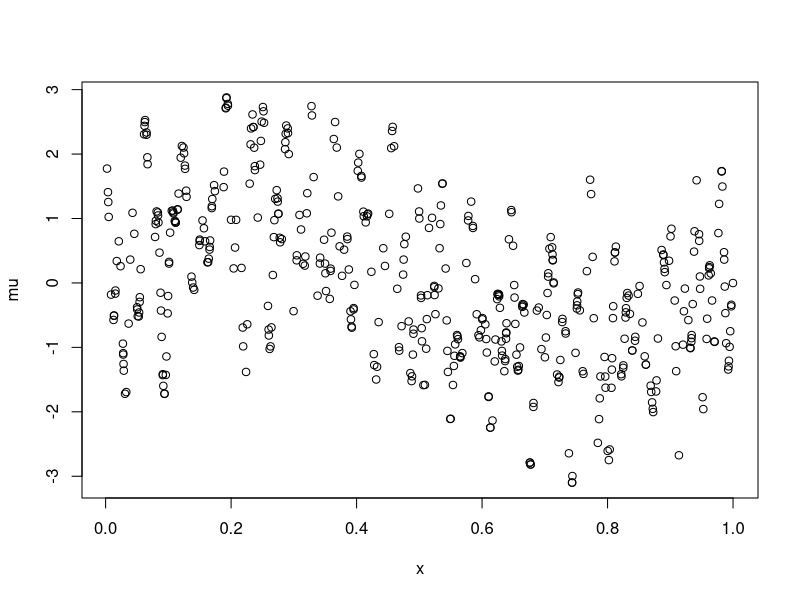

Reproduce this figure in R. (Note: this script raises an error after producing the figure.)
##########################
# AUTHOR: DARLIN SOTO    #
# DATE: OCTOBER 15, 2021 #
# EMAIL: dmsoto1@uc.cl   #
##########################

#This code reproduces Figure 2 in the paper Periodic Variable Stars Modulated by Time-Varying Parameters.

library(splines)

n <- 500
x <- sort(round(runif(n,0,1),5))

##############################################################################################################
##############################################################################################################
#SIMULATION 1: sinosoidal trend and amplitudes

aux1=2; aux2=9; aux3=6; aux4=4; aux5=7; w1=40*pi; w2=100*pi; lam_selec=c(50,1,2,10,1)
K=2
sigma2=2

mm=sin(aux1*pi*x)
g11=cos(aux2*pi*x)
g21=sin(aux3*pi*x)
g12=cos(aux4*pi*x)
g22=sin(aux5*pi*x)
C1=diag(cos(w1*x))
S1=diag(sin(w1*x))
C2=diag(cos(w2*x))
S2=diag(sin(w2*x))

mu=mm+C1%*%g11+S1%*%g21+C2%*%g12+S2%*%g22
plot(x,mu)

w_hat=c(w1,w2)
pordd=2
num_knots=30

set.seed(123)

coef_hat=matrix(0,ncol=SIM,nrow=((2*K+1)*(num_knots+3)))
y_hat=mu_hat=matrix(0,ncol=SIM,nrow=n)
sd_y_hat=matrix(0,ncol=SIM,nrow=n)
m_hat=sd_m_hat=matrix(0,ncol=SIM,nrow=n)
g11_hat=g21_hat=g12_hat=g22_hat=matrix(0,ncol=SIM,nrow=n)
sd_g11_hat=sd_g21_hat=sd_g12_hat=sd_g22_hat=matrix(0,ncol=SIM,nrow=n)
resid=matrix(0,ncol=SIM,nrow=n)
sigma2_hat=sigma2_hat2=rep(0,SIM)

SIM=200

for(m in 1:SIM){
  print(c(m,SIM))
  z1=rnorm(n,mean=0,sd=sqrt(sigma2))
  Y_t=mu+z1
  fit=psfit(x=x,xl=min(x)-0.0000001,xr=max(x)+0.0000001,y=Y_t,w1=w_hat,K=2,pord=pordd,
             ndx=num_knots,bdeg=3,lam=lam_selec)

  coef_hat[,m]=fit$theta
  y_hat[,m]=fit$f.hat
  mu_hat[,m]=fit$f.hat
  m_hat[,m]=fit$hat_m_g[,1]
  g11_hat[,m]=fit$hat_m_g[,2]
  g21_hat[,m]=fit$hat_m_g[,3]
  g12_hat[,m]=fit$hat_m_g[,4]
  g22_hat[,m]=fit$hat_m_g[,5]
  
  sigma2_hat[m]=fit$sigma2hat
  sigma2_hat2[m]=fit$sigma2hat2
  
  sd_y_hat[,m]=fit$sd_y
  sd_m_hat[,m]=fit$sd_m_g[,1]
  sd_g11_hat[,m]=fit$sd_m_g[,2]
  sd_g21_hat[,m]=fit$sd_m_g[,3]
  sd_g12_hat[,m]=fit$sd_m_g[,4]
  sd_g22_hat[,m]=fit$sd_m_g[,5]
}

#Response variable
y_hat_CI=apply(y_hat,1, quantile, probs=c(0.025,0.975))
y_hat_mean=apply(y_hat,1, mean)
sd_y_hat_mean=apply(sd_y_hat,1,mean)

mu_hat_CI=apply(mu_hat,1, quantile, probs=c(0.025,0.975))
mu_hat_mean=apply(mu_hat,1, mean)
sd_mu_hat_mean=sd_y_hat_mean

#trend and amplitudes
m_hat_CI=apply(m_hat,1, quantile, probs=c(0.025,0.975))
m_hat_mean=apply(m_hat,1, mean)
sd_m_hat_mean=apply(sd_m_hat,1,mean)
g11_hat_CI=apply(g11_hat,1, quantile, probs=c(0.025,0.975))
g11_hat_mean=apply(g11_hat,1, mean)
sd_g11_hat_mean=apply(sd_g11_hat,1, mean)
g21_hat_CI=apply(g21_hat,1, quantile, probs=c(0.025,0.975))
g21_hat_mean=apply(g21_hat,1, mean)
sd_g21_hat_mean=apply(sd_g21_hat,1, mean)
g12_hat_CI=apply(g12_hat,1, quantile, probs=c(0.025,0.975))
g12_hat_mean=apply(g12_hat,1, mean)
sd_g12_hat_mean=apply(sd_g12_hat,1, mean)
g22_hat_CI=apply(g22_hat,1, quantile, probs=c(0.025,0.975))
g22_hat_mean=apply(g22_hat,1, mean)
sd_g22_hat_mean=apply(sd_g22_hat,1, mean)

#Labels Y
Y_AR0_K2_SIN=Y_t
mu_AR0_K2_SIN_true=mu
mu_AR0_K2_SIN_esti=mu_hat_mean
mu_AR0_K2_SIN_sd=sd_mu_hat_mean
mu_AR0_K2_SIN_CI_Inf_1=mu_hat_CI[1,]
mu_AR0_K2_SIN_CI_Sup_1=mu_hat_CI[2,]

#Labels trend and amplitudes
m_AR0_K2_SIN_true=mm
m_AR0_K2_SIN_esti=m_hat_mean
m_AR0_K2_SIN_sd=sd_m_hat_mean
m_AR0_K2_SIN_CI_Inf_1=m_hat_CI[1,]
m_AR0_K2_SIN_CI_Sup_1=m_hat_CI[2,]

g11_AR0_K2_SIN_true=g11
g11_AR0_K2_SIN_esti=g11_hat_mean
g11_AR0_K2_SIN_sd=sd_g11_hat_mean
g11_AR0_K2_SIN_CI_Inf_1=g11_hat_CI[1,]
g11_AR0_K2_SIN_CI_Sup_1=g11_hat_CI[2,]

g21_AR0_K2_SIN_true=g21
g21_AR0_K2_SIN_esti=g21_hat_mean
g21_AR0_K2_SIN_sd=sd_g21_hat_mean
g21_AR0_K2_SIN_CI_Inf_1=g21_hat_CI[1,]
g21_AR0_K2_SIN_CI_Sup_1=g21_hat_CI[2,]

g12_AR0_K2_SIN_true=g12
g12_AR0_K2_SIN_esti=g12_hat_mean
g12_AR0_K2_SIN_sd=sd_g12_hat_mean
g12_AR0_K2_SIN_CI_Inf_1=g12_hat_CI[1,]
g12_AR0_K2_SIN_CI_Sup_1=g12_hat_CI[2,]

g22_AR0_K2_SIN_true=g22
g22_AR0_K2_SIN_esti=g22_hat_mean
g22_AR0_K2_SIN_sd=sd_g22_hat_mean
g22_AR0_K2_SIN_CI_Inf_1=g22_hat_CI[1,]
g22_AR0_K2_SIN_CI_Sup_1=g22_hat_CI[2,]


##############################################################################################################
##############################################################################################################
#SIMULATION 2: polynomial trend and amplitudes

w1=30*pi
w2=40*pi
lam_selec=rep(3,5)

K=2
sigma2=2

mm=0.2*x-5*x^2+5.5*x^3
g11=4*x^3-5*x^2
g12=-x+x^2+1.3*x^3
g21=-0.5-0.5*x+2.5*x^2-0.5*x^3
g22=0.5+2*x^2-3*x^3
C1=diag(cos(w1*x))
S1=diag(sin(w1*x))
C2=diag(cos(w2*x))
S2=diag(sin(w2*x))

mu=mm+C1%*%g11+S1%*%g21+C2%*%g12+S2%*%g22
plot(x,mu)

w_hat=c(w1,w2)
pordd=4
num_knots=3


set.seed(123)

coef_hat=matrix(0,ncol=SIM,nrow=((2*K+1)*(num_knots+3)))
y_hat=mu_hat=matrix(0,ncol=SIM,nrow=n)
sd_y_hat=matrix(0,ncol=SIM,nrow=n)
m_hat=sd_m_hat=matrix(0,ncol=SIM,nrow=n)
g11_hat=g21_hat=g12_hat=g22_hat=matrix(0,ncol=SIM,nrow=n)
sd_g11_hat=sd_g21_hat=sd_g12_hat=sd_g22_hat=matrix(0,ncol=SIM,nrow=n)
resid=matrix(0,ncol=SIM,nrow=n)
sigma2_hat=sigma2_hat2=rep(0,SIM)

SIM=200

for(m in 1:SIM){
  print(c(m,SIM))
  z1=rnorm(n,mean=0,sd=sqrt(sigma2))
  Y_t=mu+z1
  fit=psfit(x=x,xl=min(x)-0.0000001,xr=max(x)+0.0000001,y=Y_t,w1=w_hat,K=2,pord=pordd,
             ndx=num_knots,bdeg=3,lam=lam_selec)
  
  coef_hat[,m]=fit$theta
  y_hat[,m]=fit$f.hat
  mu_hat[,m]=fit$f.hat
  m_hat[,m]=fit$hat_m_g[,1]
  g11_hat[,m]=fit$hat_m_g[,2]
  g21_hat[,m]=fit$hat_m_g[,3]
  g12_hat[,m]=fit$hat_m_g[,4]
  g22_hat[,m]=fit$hat_m_g[,5]
  
  sigma2_hat[m]=fit$sigma2hat
  sigma2_hat2[m]=fit$sigma2hat2
  
  sd_y_hat[,m]=fit$sd_y
  sd_m_hat[,m]=fit$sd_m_g[,1]
  sd_g11_hat[,m]=fit$sd_m_g[,2]
  sd_g21_hat[,m]=fit$sd_m_g[,3]
  sd_g12_hat[,m]=fit$sd_m_g[,4]
  sd_g22_hat[,m]=fit$sd_m_g[,5]
}

#Response variable
y_hat_CI=apply(y_hat,1, quantile, probs=c(0.025,0.975))
y_hat_mean=apply(y_hat,1, mean)
sd_y_hat_mean=apply(sd_y_hat,1,mean)

mu_hat_CI=apply(mu_hat,1, quantile, probs=c(0.025,0.975))
mu_hat_mean=apply(mu_hat,1, mean)
sd_mu_hat_mean=sd_y_hat_mean

#trend and amplitudes
m_hat_CI=apply(m_hat,1, quantile, probs=c(0.025,0.975))
m_hat_mean=apply(m_hat,1, mean)
sd_m_hat_mean=apply(sd_m_hat,1,mean)
g11_hat_CI=apply(g11_hat,1, quantile, probs=c(0.025,0.975))
g11_hat_mean=apply(g11_hat,1, mean)
sd_g11_hat_mean=apply(sd_g11_hat,1, mean)
g21_hat_CI=apply(g21_hat,1, quantile, probs=c(0.025,0.975))
g21_hat_mean=apply(g21_hat,1, mean)
sd_g21_hat_mean=apply(sd_g21_hat,1, mean)
g12_hat_CI=apply(g12_hat,1, quantile, probs=c(0.025,0.975))
g12_hat_mean=apply(g12_hat,1, mean)
sd_g12_hat_mean=apply(sd_g12_hat,1, mean)
g22_hat_CI=apply(g22_hat,1, quantile, probs=c(0.025,0.975))
g22_hat_mean=apply(g22_hat,1, mean)
sd_g22_hat_mean=apply(sd_g22_hat,1, mean)

#Labels Y
Y_AR0_K2_POL=Y_t
mu_AR0_K2_POL_true=mu
mu_AR0_K2_POL_esti=mu_hat_mean
mu_AR0_K2_POL_sd=sd_mu_hat_mean
mu_AR0_K2_POL_CI_Inf_1=mu_hat_CI[1,]
mu_AR0_K2_POL_CI_Sup_1=mu_hat_CI[2,]

#Labels trend and amplitudes
m_AR0_K2_POL_true=mm
m_AR0_K2_POL_esti=m_hat_mean
m_AR0_K2_POL_sd=sd_m_hat_mean
m_AR0_K2_POL_CI_Inf_1=m_hat_CI[1,]
m_AR0_K2_POL_CI_Sup_1=m_hat_CI[2,]

g11_AR0_K2_POL_true=g11
g11_AR0_K2_POL_esti=g11_hat_mean
g11_AR0_K2_POL_sd=sd_g11_hat_mean
g11_AR0_K2_POL_CI_Inf_1=g11_hat_CI[1,]
g11_AR0_K2_POL_CI_Sup_1=g11_hat_CI[2,]

g21_AR0_K2_POL_true=g21
g21_AR0_K2_POL_esti=g21_hat_mean
g21_AR0_K2_POL_sd=sd_g21_hat_mean
g21_AR0_K2_POL_CI_Inf_1=g21_hat_CI[1,]
g21_AR0_K2_POL_CI_Sup_1=g21_hat_CI[2,]

g12_AR0_K2_POL_true=g12
g12_AR0_K2_POL_esti=g12_hat_mean
g12_AR0_K2_POL_sd=sd_g12_hat_mean
g12_AR0_K2_POL_CI_Inf_1=g12_hat_CI[1,]
g12_AR0_K2_POL_CI_Sup_1=g12_hat_CI[2,]

g22_AR0_K2_POL_true=g22
g22_AR0_K2_POL_esti=g22_hat_mean
g22_AR0_K2_POL_sd=sd_g22_hat_mean
g22_AR0_K2_POL_CI_Inf_1=g22_hat_CI[1,]
g22_AR0_K2_POL_CI_Sup_1=g22_hat_CI[2,]



pdf("SIM_K2_SIN_POLY_WN_1.pdf",width=10,height=8)

layout(matrix(c(1,1,2,2,3,3,4,4,5:12), 4, 4, byrow = TRUE),widths=c(1,1), heights=c(1,1))

par(mar = c(2,4,2,0.3))
maxx=max(mu_AR0_K2_SIN_CI_Sup_1)
minn=min(mu_AR0_K2_SIN_CI_Inf_1)
plot(x,mu_AR0_K2_SIN_true,col=2,lwd=1,ylim=c(minn,maxx),type="l",xlab="",ylab="",xaxt="none",
     main='Model with sinusoidal trend and amplitudes',cex.main=1.7)
lines(x,mu_AR0_K2_SIN_esti,col=1,lwd=0.5,type="l")
lines(x,mu_AR0_K2_SIN_CI_Inf_1,col=1,lty=2)
lines(x,mu_AR0_K2_SIN_CI_Sup_1,col=1,lty=2)
rug(x,col='grey')
title(sub="Time", adj=0.5, line=0.5, font=2)
title(ylab=bquote(mu*' and '* bar(mu)), line=2, font=3, cex.lab=1.4)

par(mar = c(2,4,2,0.3))
plot(x,mu_AR0_K2_POL_true,col=2,lwd=1,ylim=c(minn,maxx),type="l",xlab="",ylab="",xaxt="none",yaxt="none",
     main='Model with polynomial trend and amplitudes',cex.main=1.7)
lines(x,mu_AR0_K2_POL_esti,col=1,lwd=0.5,type="l")
lines(x,mu_AR0_K2_POL_CI_Inf_1,col=1,lty=2)
lines(x,mu_AR0_K2_POL_CI_Sup_1,col=1,lty=2)
rug(x,col='grey')
title(sub="Time", adj=0.5, line=0.5, font=2)
title(ylab=bquote(mu*' and '* bar(mu)), line=0.5, font=2, cex.lab=1.4)

####
p=0

maxx=2
minn=-2
par(mar = c(3,4,1,0.3))
plot(x,m_AR0_K2_SIN_true,col=2,lwd=1,ylim=c(minn,maxx),type="l",xlab="",ylab="")
lines(x,m_AR0_K2_SIN_esti,col=1,lwd=0.5,type="l")
lines(x[(n*p):n*(1-p)],m_AR0_K2_SIN_CI_Inf_1[(n*p):n*(1-p)],col=1,lwd=1,lty=2)
lines(x[(n*p):n*(1-p)],m_AR0_K2_SIN_CI_Sup_1[(n*p):n*(1-p)],col=1,lty=2)
rug(x,col='grey')
title(sub="Time", adj=0.5, line=2, font=2)
title(ylab=bquote(m*' and '* bar(m)), line=2, font=2, cex.lab=1.4)

par(mar = c(3,4,1,0.3))
plot(x,m_AR0_K2_POL_true,col=2,lwd=1,ylim=c(minn,maxx),type="l",xlab="",ylab="",yaxt="none")
lines(x,m_AR0_K2_POL_esti,col=1,lwd=0.5,type="l")
lines(x[(n*p):n*(1-p)],m_AR0_K2_POL_CI_Inf_1[(n*p):n*(1-p)],col=1,lwd=1,lty=2)
lines(x[(n*p):n*(1-p)],m_AR0_K2_POL_CI_Sup_1[(n*p):n*(1-p)],col=1,lty=2)
rug(x,col='grey')
title(sub="Time", adj=0.5, line=2, font=2)
title(ylab=bquote(m*' and '* bar(m)), line=0.5, font=2, cex.lab=1.4)

#####

par(mar = c(3,4,1,0.3))
plot(x,g11_AR0_K2_SIN_true,col=2,lwd=1,ylim=c(minn,maxx),type="l",xlab="",ylab="",xaxt="none")
lines(x,g11_AR0_K2_SIN_esti,col=1,lwd=0.5,type="l")
lines(x[(n*p):n*(1-p)],g11_AR0_K2_SIN_CI_Inf_1[(n*p):n*(1-p)],col=1,lty=2)
lines(x[(n*p):n*(1-p)],g11_AR0_K2_SIN_CI_Sup_1[(n*p):n*(1-p)],col=1,lty=2)
rug(x,col='grey')
title(sub="Time", adj=0.5, line=0.5, font=2)
title(ylab=bquote(g[1*','*1]*' and '* bar(g)[1*','*1]), line=2, font=2, cex.lab=1.4)

par(mar = c(3,4,1,0.3))
plot(x,g21_AR0_K2_SIN_true,col=2,lwd=1,ylim=c(minn,maxx),type="l",xlab="",ylab="",xaxt="none",yaxt="none")
lines(x,g21_AR0_K2_SIN_esti,col=1,lwd=0.5,type="l")
lines(x[(n*p):n*(1-p)],g21_AR0_K2_SIN_CI_Inf_1[(n*p):n*(1-p)],col=1,lty=2)
lines(x[(n*p):n*(1-p)],g21_AR0_K2_SIN_CI_Sup_1[(n*p):n*(1-p)],col=1,lty=2)
rug(x,col='grey')
title(sub="Time", adj=0.5, line=0.5, font=2)
title(ylab=bquote(g[2*','*1]*' and '* bar(g)[2*','*1]), line=0.5, font=2, cex.lab=1.4)

#####

par(mar = c(3,4,1,0.3))
plot(x,g11_AR0_K2_POL_true,col=2,lwd=1,ylim=c(minn,maxx),type="l",xlab="",ylab="",xaxt="none",yaxt="none")
lines(x,g11_AR0_K2_POL_esti,col=1,lwd=0.5,type="l")
lines(x[(n*p):n*(1-p)],g11_AR0_K2_POL_CI_Inf_1[(n*p):n*(1-p)],col=1,lty=2)
lines(x[(n*p):n*(1-p)],g11_AR0_K2_POL_CI_Sup_1[(n*p):n*(1-p)],col=1,lty=2)
rug(x,col='grey')
title(sub="Time", adj=0.5, line=0.5, font=2)
title(ylab=bquote(g[1*','*1]*' and '* bar(g)[1*','*1]), line=0.5, font=2, cex.lab=1.4)

par(mar = c(3,4,1,0.3))
plot(x,g21_AR0_K2_POL_true,col=2,lwd=1,ylim=c(minn,maxx),type="l",xlab="",ylab="",xaxt="none",yaxt="none")
lines(x,g21_AR0_K2_POL_esti,col=1,lwd=0.5,type="l")
lines(x[(n*p):n*(1-p)],g21_AR0_K2_POL_CI_Inf_1[(n*p):n*(1-p)],col=1,lty=2)
lines(x[(n*p):n*(1-p)],g21_AR0_K2_POL_CI_Sup_1[(n*p):n*(1-p)],col=1,lty=2)
rug(x,col='grey')
title(sub="Time", adj=0.5, line=0.5, font=2)
title(ylab=bquote(g[2*','*1]*' and '* bar(g)[2*','*1]), line=0.5, font=2, cex.lab=1.4)

#####

par(mar = c(3,4,1,0.3))
plot(x,g12_AR0_K2_SIN_true,col=2,lwd=1,ylim=c(minn,maxx),type="l",xlab="",ylab="")
lines(x,g12_AR0_K2_SIN_esti,col=1,lwd=0.5,type="l")
lines(x[(n*p):n*(1-p)],g12_AR0_K2_SIN_CI_Inf_1[(n*p):n*(1-p)],col=1,lty=2)
lines(x[(n*p):n*(1-p)],g12_AR0_K2_SIN_CI_Sup_1[(n*p):n*(1-p)],col=1,lty=2)
rug(x,col='grey')
title(sub="Time", adj=0.5, line=2, font=2)
title(ylab=bquote(g[1*','*2]*' and '* bar(g)[1*','*2]), line=2, font=2, cex.lab=1.4)

par(mar = c(3,4,1,0.3))
plot(x,g22_AR0_K2_SIN_true,col=2,lwd=1,ylim=c(minn,maxx),type="l",xlab="",ylab="",yaxt="none")
lines(x,g22_AR0_K2_SIN_esti,col=1,lwd=0.5,type="l")
lines(x[(n*p):n*(1-p)],g22_AR0_K2_SIN_CI_Inf_1[(n*p):n*(1-p)],col=1,lty=2)
lines(x[(n*p):n*(1-p)],g22_AR0_K2_SIN_CI_Sup_1[(n*p):n*(1-p)],col=1,lty=2)
rug(x,col='grey')
title(sub="Time", adj=0.5, line=2, font=2)
title(ylab=bquote(g[2*','*2]*' and '* bar(g)[2*','*2]), line=0.5, font=2, cex.lab=1.4)

####

par(mar = c(3,4,1,0.3))
plot(x,g12_AR0_K2_POL_true,col=2,lwd=1,ylim=c(minn,maxx),type="l",xlab="",ylab="",yaxt="none")
lines(x,g12_AR0_K2_POL_esti,col=1,lwd=0.5,type="l")
lines(x[(n*p):n*(1-p)],g12_AR0_K2_POL_CI_Inf_1[(n*p):n*(1-p)],col=1,lty=2)
lines(x[(n*p):n*(1-p)],g12_AR0_K2_POL_CI_Sup_1[(n*p):n*(1-p)],col=1,lty=2)
rug(x,col='grey')
title(sub="Time", adj=0.5, line=2, font=2)
title(ylab=bquote(g[1*','*2]*' and '* bar(g)[1*','*2]), line=0.5, font=2, cex.lab=1.4)

par(mar = c(3,4,1,0.3))
plot(x,g22_AR0_K2_POL_true,col=2,lwd=1,ylim=c(minn,maxx),type="l",xlab="",ylab="",yaxt="none")
lines(x,g22_AR0_K2_POL_esti,col=1,lwd=0.5,type="l")
lines(x[(n*p):n*(1-p)],g22_AR0_K2_POL_CI_Inf_1[(n*p):n*(1-p)],col=1,lty=2)
lines(x[(n*p):n*(1-p)],g22_AR0_K2_POL_CI_Sup_1[(n*p):n*(1-p)],col=1,lty=2)
rug(x,col='grey')
title(sub="Time", adj=0.5, line=2, font=2)
title(ylab=bquote(g[2*','*2]*' and '* bar(g)[2*','*2]), line=0.5, font=2, cex.lab=1.4)

dev.off()

